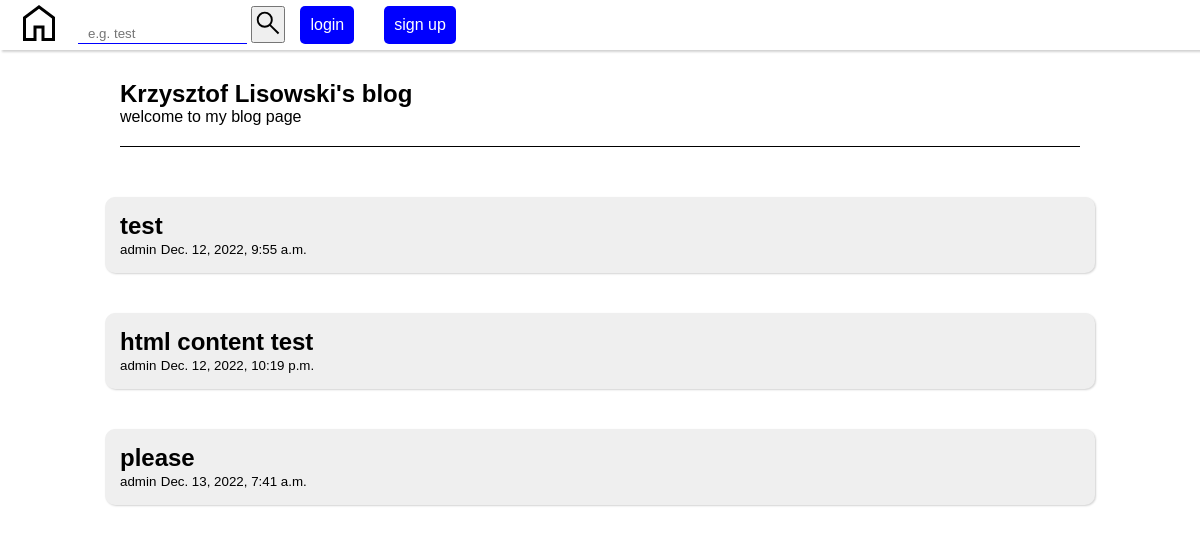
The app's page /, older data.
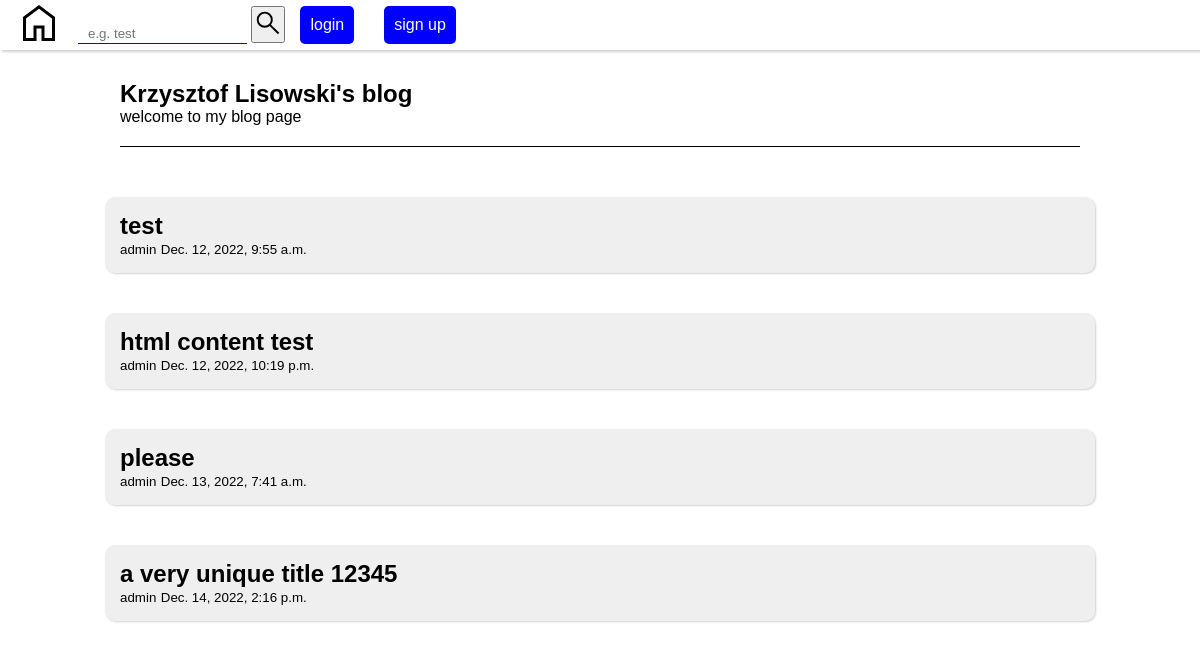
The same page, newer data.
### blog/models.py (models this page shows, shortened)
class Post(models.Model):
    title = models.CharField(max_length = 200, unique = True)
    slug = models.SlugField(max_length = 200, unique = True)
    content = models.TextField(max_length = 1000)
    created = models.DateTimeField(auto_now_add=True)
    edited = models.DateTimeField(auto_now_add=True)
    published = models.IntegerField(choices=PUBLISHED_CHOICES)
    author = models.ForeignKey(User, on_delete=models.CASCADE)

### blog/views.py (the view)
# urls.py: path('', views.index, name='index'),
def index(request):
    posts = Post.objects.filter(published=PUBLISHED) or [] #type: ignore
    return render(request, 'main.html', {'posts': posts})

### blog/templates/main.html (shortened to what this page needs)
{% extends 'base.html' %}
{% load static %}
{% block styles %}
<link rel="stylesheet" href="{% static 'blog/main.css' %}">
{% endblock %}
{% block content %}
<section class="container">
  <div class="top-section">
    <h1>Krzysztof Lisowski's blog</h1>
    <span>welcome to my blog page</span>
  </div>
  <ul class="posts">
    {% for post in posts %}
    <li>
      <a href="/post/{{post.id}}">
        <h1>{{post.title}}</h1>
        <small>{{post.author}}</small>
        <small>{% firstof post.edited post.published %}</small>
      </a>
    </li>
    {% endfor %}
  </ul>
</section>
{% endblock %}

### blog/templates/base.html (shortened to what this page needs)
{% load static %}
<!DOCTYPE html>
<html lang="en">
  <head>
    <link rel="stylesheet" href="{% static 'blog/base.css' %}">
    {% block styles %}{% endblock %}
  </head>
  <body>
    <nav class="nav">
      <a href="/"><img src="{% static 'svg/home.svg' %}" alt="home" /></a>
      <div class="searchbar">
        <form method="get" action="/search/">
          <input type="text" name="query" placeholder="e.g. test" />
          <button type="submit"><img src="{% static 'svg/search.svg' %}" alt="search" /></button>
        </form>
      </div>
      {% if not user.is_authenticated %}
      <a href="/login/" class="button">login</a>
      <a href="/signup/" class="button">sign up</a>
      {% else %}
      hello {{ user.get_username }}
      <a href="/logout/" class="button">logout</a>
      {% endif %}
    </nav>
    {% block content %}{% endblock %}
  </body>
</html>

### blog/static/blog/base.css (style rules this page uses)
* { margin: 0; padding: 0; font-family: 'Gill Sans', 'Gill Sans MT', Calibri, 'Trebuchet MS', sans-serif; }
body { display: flex; flex-direction: column; justify-content: center; align-items: center; }
.button { background-color: blue; border-radius: 5px; text-decoration: none; color: white; padding: 10px; }
.nav { width: 100vw; height: 50px; display: flex; align-items: center; justify-content: flex-start; box-shadow: 2px 2px 2px lightgrey; }
.nav a { margin: 15px; }
.nav input { border: none; border-bottom: 1px solid blue; height: 20px; padding-left: 10px; padding-right: 10px; }
.nav button { height: 100%; }
.nav button img { height: 30px; }

### blog/static/blog/main.css (style rules this page uses)
.container { display: flex; flex-direction: column; justify-content: center; align-items: center; width: 80vw; }
.top-section { width: 80vw; height: 100%; display: flex; flex-direction: column; align-items: flex-start; justify-content: center; margin: 30px; border-bottom: 1px solid black; padding-bottom: 20px; }
.posts { width: 80vw; display: flex; flex-direction: column; justify-content: flex-start; align-items: center; }
.posts li { background-color: #efefef; padding: 15px; margin: 20px; width: 100%; display: flex; flex-direction: column; align-items: flex-start; justify-content: center; border-radius: 10px; box-shadow: lightgray 1px 1px 2px; }
.posts li a { width: 100%; height: 100%; color: black; text-decoration: none; }

Row changes from the older to the newer data that the page shows:
added Post: title "a very unique title 12345", author "admin", edited "Dec. 14, 2022, 2:16 p.m."
